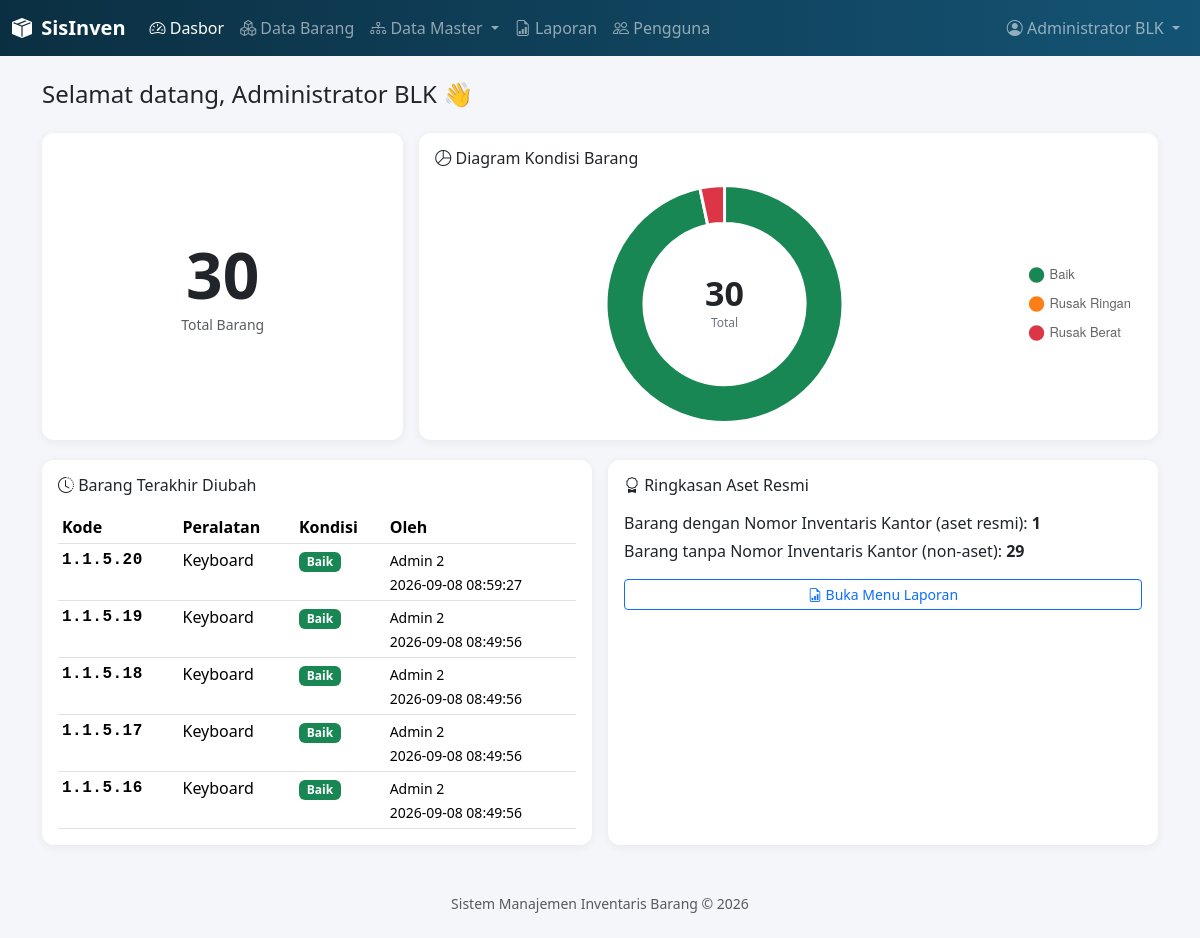
/index.php (signed in), run on an earlier commit of the app's database.
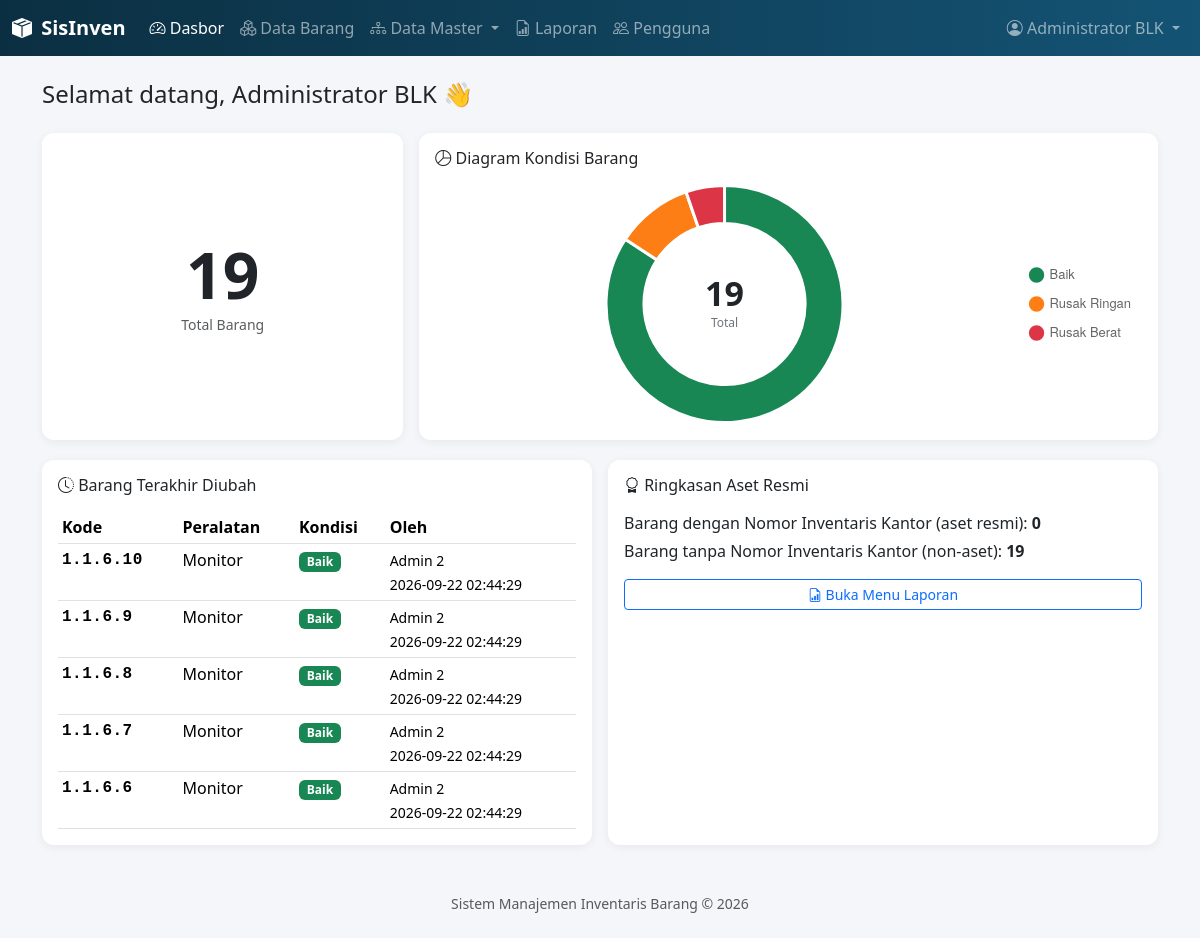
And on a later commit of the database.
### tables this page shows
CREATE TABLE `barang` (
  `id` int(11) NOT NULL,
  `kode_barang` varchar(50) NOT NULL,
  `kategori_id` int(11) NOT NULL,
  `subkategori_id` int(11) NOT NULL,
  `merek_id` int(11) NOT NULL,
  `lokasi_id` int(11) NOT NULL,
  `nama_peralatan_id` int(11) NOT NULL,
  `tipe_barang` varchar(100) NOT NULL,
  `tahun_perolehan` year(4) NOT NULL,
  `foto_peralatan` varchar(255) DEFAULT NULL,
  `nomor_urut` int(11) NOT NULL,
  `spesifikasi` text NOT NULL,
  `nomor_inventaris_kantor` varchar(100) DEFAULT NULL,
  `kondisi_id` int(11) NOT NULL,
  `user_last_edit` varchar(100) NOT NULL,
  `timestamp_last_edit` datetime NOT NULL,
  `created_at` datetime DEFAULT current_timestamp()
);

CREATE TABLE `nama_peralatan` (
  `id` int(11) NOT NULL,
  `kode_peralatan` int(11) NOT NULL,
  `nama_peralatan` varchar(100) NOT NULL,
  `created_at` datetime DEFAULT current_timestamp()
);

CREATE TABLE `kondisi_barang` (
  `id` int(11) NOT NULL,
  `nama_kondisi` varchar(50) NOT NULL,
  `kode_warna` varchar(7) NOT NULL DEFAULT '#6c757d',
  `created_at` datetime DEFAULT current_timestamp()
);

### includes/functions.php (called while the page is built, shortened)
<?php
function urlDasar() {
    $script = str_replace('\\', '/', dirname($_SERVER['SCRIPT_NAME']));
    $folders = ['/master', '/barang', '/user', '/laporan'];
    return $script === '/' ? '' : $script;
}
function amankan($teks) {
    return htmlspecialchars($teks ?? '', ENT_QUOTES, 'UTF-8');
}

### index.php (the view, shortened to what this page needs)
<?php
require_once __DIR__ . '/includes/functions.php';
$pdo = getKoneksi();
$totalBarang = $pdo->query('SELECT COUNT(*) FROM barang')->fetchColumn();
$totalAset = $pdo->query('SELECT COUNT(*) FROM barang WHERE nomor_inventaris_kantor IS NOT NULL AND nomor_inventaris_kantor <> ""')->fetchColumn();
$statistikKondisi = $pdo->query(
    'SELECT kb.nama_kondisi, kb.kode_warna, COUNT(b.id) AS jumlah
     FROM kondisi_barang kb
     LEFT JOIN barang b ON b.kondisi_id = kb.id
     GROUP BY kb.id, kb.nama_kondisi, kb.kode_warna
     ORDER BY kb.id'
)->fetchAll();
$chartLabels = array_column($statistikKondisi, 'nama_kondisi');
$chartData   = array_map('intval', array_column($statistikKondisi, 'jumlah'));
$chartColors = array_column($statistikKondisi, 'kode_warna');
$barangTerbaru = $pdo->query(
    'SELECT b.kode_barang, np.nama_peralatan, kb.nama_kondisi, kb.kode_warna, b.user_last_edit, b.timestamp_last_edit
     FROM barang b
     JOIN nama_peralatan np ON np.id = b.nama_peralatan_id
     JOIN kondisi_barang kb ON kb.id = b.kondisi_id
     ORDER BY b.id DESC LIMIT 5'
)->fetchAll();
require_once __DIR__ . '/includes/header.php';
?>
<h4 class="mb-4">Selamat datang, <?= amankan($_SESSION['nama_lengkap']) ?> 👋</h4>
<div class="row g-3">
  <div class="col-md-4">
    <div class="card dashboard-stat p-3 text-center h-100 d-flex flex-column justify-content-center">
      <div class="display-3 fw-bold"><?= (int) $totalBarang ?></div>
      <div class="text-muted small">Total Barang</div>
    </div>
  </div>
  <div class="col-md-8">
    <div class="card p-3 h-100">
      <h6 class="mb-3"><i class="bi bi-pie-chart"></i> Diagram Kondisi Barang</h6>
      <?php if ($totalBarang > 0): ?>
        <div style="position: relative; height: 240px;">
          <canvas id="chartKondisi"></canvas>
        </div>
      <?php endif; ?>
    </div>
  </div>
</div>
<div class="row g-3 mt-1">
  <div class="col-md-6">
    <div class="card p-3 h-100">
      <h6 class="mb-3"><i class="bi bi-clock-history"></i> Barang Terakhir Diubah</h6>
      <?php if (!$barangTerbaru): ?>
        <p class="text-muted mb-0">Belum ada data barang.</p>
      <?php else: ?>
        <table class="table table-sm mb-0">
          <thead><tr><th>Kode</th><th>Peralatan</th><th>Kondisi</th><th>Oleh</th></tr></thead>
          <tbody>
          <?php foreach ($barangTerbaru as $b): ?>
            <tr>
              <td class="kode-barang"><?= amankan($b['kode_barang']) ?></td>
              <td><?= amankan($b['nama_peralatan']) ?></td>
              <td><span class="badge" style="background-color: <?= amankan($b['kode_warna']) ?>"><?= amankan($b['nama_kondisi']) ?></span></td>
              <td><small><?= amankan($b['user_last_edit']) ?><br><?= amankan($b['timestamp_last_edit']) ?></small></td>
            </tr>
          <?php endforeach; ?>
          </tbody>
        </table>
      <?php endif; ?>
    </div>
  </div>
  <div class="col-md-6">
    <div class="card p-3 h-100">
      <h6 class="mb-3"><i class="bi bi-award"></i> Ringkasan Aset Resmi</h6>
      <p class="mb-1">Barang dengan Nomor Inventaris Kantor (aset resmi): <strong><?= (int) $totalAset ?></strong></p>
      <p class="mb-3">Barang tanpa Nomor Inventaris Kantor (non-aset): <strong><?= (int) ($totalBarang - $totalAset) ?></strong></p>
      <a href="laporan/index.php" class="btn btn-outline-primary btn-sm">
        <i class="bi bi-file-earmark-bar-graph"></i> Buka Menu Laporan
      </a>
    </div>
  </div>
</div>
<script>
(function() {
  const canvas = document.getElementById('chartKondisi');
  if (!canvas) return;
  const labels = <?= json_encode($chartLabels) ?>;
  const data   = <?= json_encode($chartData) ?>;
  const colors = <?= json_encode($chartColors) ?>;
  const total  = <?= (int) $totalBarang ?>;
  new Chart(canvas, {
    type: 'doughnut',
    data: {
      labels: labels,
      datasets: [{
        data: data,
        backgroundColor: colors,
        borderColor: '#fff',
        borderWidth: 3
      }]
    },
    options: {
      responsive: true,
      maintainAspectRatio: false,
      cutout: '68%',
      plugins: {
        legend: {
          position: 'right',
          labels: {
            usePointStyle: true,
            padding: 16,
            font: { size: 13 }
          }
        },
        tooltip: {
          callbacks: {
            label: function(ctx) {
              const val = ctx.parsed;
              const pct = total > 0 ? ((val / total) * 100).toFixed(1) : 0;
              return ` ${ctx.label}: ${val} (${pct}%)`;
            }
          }
        }
      }
    },
    plugins: [{
      id: 'centerText',
      afterDraw: function(chart) {
        const meta = chart.getDatasetMeta(0);
        if (!meta.data.length) return;
        const x = meta.data[0].x;
        const y = meta.data[0].y;
        const ctx = chart.ctx;
        ctx.save();
        ctx.textAlign = 'center';
        ctx.textBaseline = 'middle';
        ctx.font = 'bold 34px system-ui, -apple-system, sans-serif';
        ctx.fillStyle = '#212529';
        ctx.fillText(total, x, y - 8);
        ctx.font = '12px system-ui, -apple-system, sans-serif';
        ctx.fillStyle = '#6c757d';
        ctx.fillText('Total', x, y + 20);
        ctx.restore();
      }
    }]
  });
})();
</script>
<?php require_once __DIR__ . '/includes/footer.php'; ?>

### includes/header.php (shortened to what this page needs)
<?php
$base = urlDasar();
$halamanAktif = basename($_SERVER['SCRIPT_NAME']);
$folderAktif = basename(dirname($_SERVER['SCRIPT_NAME']));
?>
<!DOCTYPE html>
<html lang="id">
<head>
<link href="https://cdn.jsdelivr.net/npm/bootstrap@5.3.3/dist/css/bootstrap.min.css" rel="stylesheet">
<link href="https://cdn.jsdelivr.net/npm/bootstrap-icons@1.11.3/font/bootstrap-icons.css" rel="stylesheet">
<link rel="stylesheet" href="<?= $base ?>/assets/css/style.css">
</head>
<body>
<nav class="navbar navbar-expand-lg navbar-dark app-navbar sticky-top">
  <div class="container-fluid">
    <a class="navbar-brand fw-semibold" href="<?= $base ?>/index.php">
      <i class="bi bi-box-seam-fill me-1"></i> SisInven
    </a>
    <div class="collapse navbar-collapse" id="navMenu">
      <ul class="navbar-nav me-auto">
        <li class="nav-item">
          <a class="nav-link <?= $halamanAktif === 'index.php' && $folderAktif !== 'laporan' && $folderAktif !== 'master' && $folderAktif !== 'barang' && $folderAktif !== 'user' ? 'active' : '' ?>" href="<?= $base ?>/index.php">
            <i class="bi bi-speedometer2"></i> Dasbor
          </a>
        </li>
        <li class="nav-item">
          <a class="nav-link <?= $folderAktif === 'barang' ? 'active' : '' ?>" href="<?= $base ?>/barang/index.php">
            <i class="bi bi-boxes"></i> Data Barang
          </a>
        </li>
        <li class="nav-item dropdown">
          <a class="nav-link dropdown-toggle <?= $folderAktif === 'master' ? 'active' : '' ?>" href="#" data-bs-toggle="dropdown">
            <i class="bi bi-diagram-3"></i> Data Master
          </a>
        </li>
        <li class="nav-item">
          <a class="nav-link <?= $folderAktif === 'laporan' ? 'active' : '' ?>" href="<?= $base ?>/laporan/index.php">
            <i class="bi bi-file-earmark-bar-graph"></i> Laporan
          </a>
        </li>
        <li class="nav-item">
          <a class="nav-link <?= $folderAktif === 'user' ? 'active' : '' ?>" href="<?= $base ?>/user/index.php">
            <i class="bi bi-people"></i> Pengguna
          </a>
        </li>
      </ul>
      <ul class="navbar-nav">
        <li class="nav-item dropdown">
          <a class="nav-link dropdown-toggle" href="#" data-bs-toggle="dropdown">
            <i class="bi bi-person-circle"></i> <?= amankan($_SESSION['nama_lengkap'] ?? '') ?>
          </a>
        </li>
      </ul>
    </div>
  </div>
</nav>
<div class="container py-4">

### includes/footer.php (shortened to what this page needs)
</div>
<footer class="text-center text-muted small py-4">
  Sistem Manajemen Inventaris Barang &copy; <?= date('Y') ?>
</footer>
</body>
</html>

### assets/css/style.css (style rules this page uses)
:root { --sisinven-primary: #145374; --sisinven-primary-dark: #0b2f42; --sisinven-accent: #00A8CC; }
body { background-color: #f4f6f9; font-family: 'Segoe UI', system-ui, sans-serif; }
.app-navbar { background: linear-gradient(90deg, var(--sisinven-primary-dark), var(--sisinven-primary)); }
.card { border: none; border-radius: 0.75rem; box-shadow: 0 2px 10px rgba(0,0,0,0.06); }
.kode-barang { font-family: 'Consolas', monospace; font-weight: 700; letter-spacing: 0.5px; color: var(--sisinven-primary-dark); }

What changed in the data, as far as the page shows it:
removed barang: kode_barang "1.1.5.20", nama_peralatan.nama_peralatan "Keyboard", kondisi.nama_kondisi "Baik", user_last_edit "Admin 2", timestamp_last_edit "2026-09-08 08:59:27"
removed barang: kode_barang "1.1.5.19", nama_peralatan.nama_peralatan "Keyboard", kondisi.nama_kondisi "Baik", user_last_edit "Admin 2", timestamp_last_edit "2026-09-08 08:49:56"
removed barang: kode_barang "1.1.5.18", nama_peralatan.nama_peralatan "Keyboard", kondisi.nama_kondisi "Baik", user_last_edit "Admin 2", timestamp_last_edit "2026-09-08 08:49:56"
removed barang: kode_barang "1.1.5.17", nama_peralatan.nama_peralatan "Keyboard", kondisi.nama_kondisi "Baik", user_last_edit "Admin 2", timestamp_last_edit "2026-09-08 08:49:56"
removed barang: kode_barang "1.1.5.16", nama_peralatan.nama_peralatan "Keyboard", kondisi.nama_kondisi "Baik", user_last_edit "Admin 2", timestamp_last_edit "2026-09-08 08:49:56"
added barang: kode_barang "1.1.6.10", nama_peralatan.nama_peralatan "Monitor", kondisi.nama_kondisi "Baik", user_last_edit "Admin 2", timestamp_last_edit "2026-09-22 02:44:29"
added barang: kode_barang "1.1.6.9", nama_peralatan.nama_peralatan "Monitor", kondisi.nama_kondisi "Baik", user_last_edit "Admin 2", timestamp_last_edit "2026-09-22 02:44:29"
added barang: kode_barang "1.1.6.8", nama_peralatan.nama_peralatan "Monitor", kondisi.nama_kondisi "Baik", user_last_edit "Admin 2", timestamp_last_edit "2026-09-22 02:44:29"
added barang: kode_barang "1.1.6.7", nama_peralatan.nama_peralatan "Monitor", kondisi.nama_kondisi "Baik", user_last_edit "Admin 2", timestamp_last_edit "2026-09-22 02:44:29"
added barang: kode_barang "1.1.6.6", nama_peralatan.nama_peralatan "Monitor", kondisi.nama_kondisi "Baik", user_last_edit "Admin 2", timestamp_last_edit "2026-09-22 02:44:29"
Also different on the page:
$totalBarang: "30" → "19"
chart data {{ json_encode($chartData) }}: [29,0,1] → [16,2,1]
chart data {{ $totalBarang }}: 30 → 19
$totalAset: "1" → "0"
$totalBarang - $totalAset: "29" → "19"
